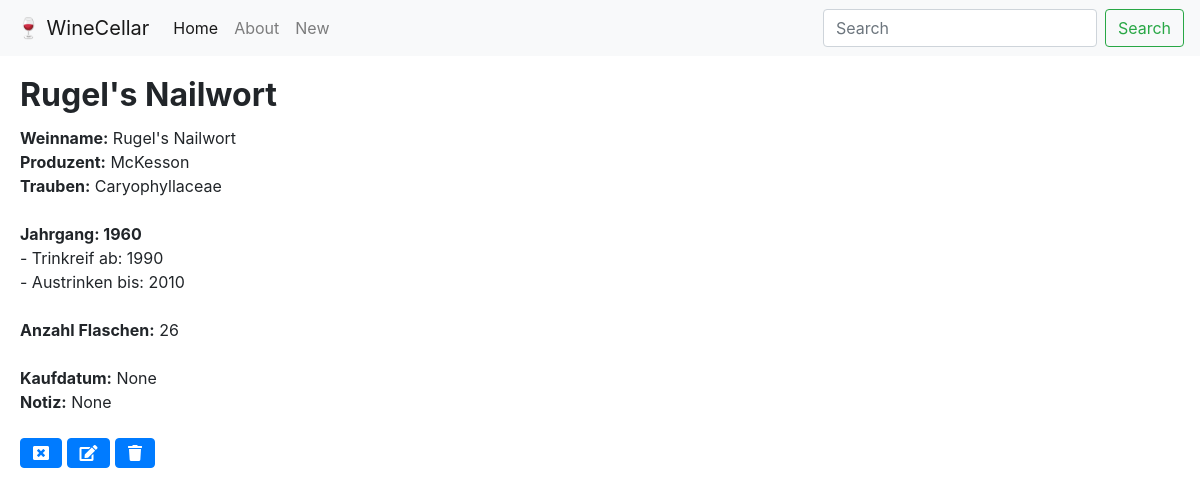
/wine/19, run on an earlier commit of the app's database.
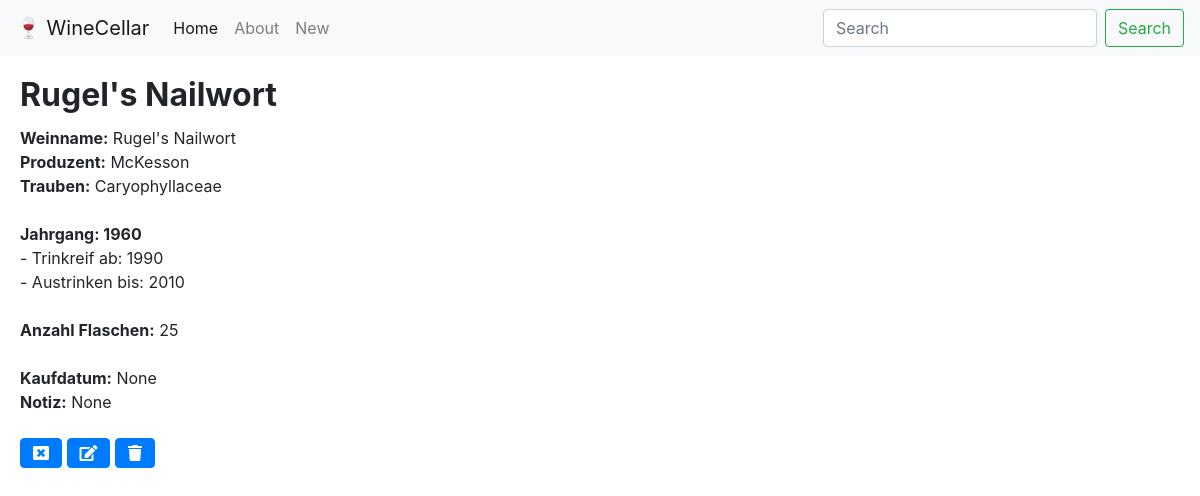
And on a later commit of the database.
### wine/models.py (models this page shows)
class Wine(models.Model):
    winename = models.CharField(max_length=200)
    producer = models.CharField(max_length=200)
    grapes = models.CharField(max_length=200)
    year = models.CharField(max_length=200)
    country = models.CharField(max_length=200, null=True,)
    region = models.CharField(max_length=200, null=True,)
    purchase = models.CharField(max_length=200, null=True,)
    notes = models.CharField(max_length=400, null=True,)
    drinkfrom = models.CharField(max_length=200)
    drinkto = models.CharField(max_length=200)
    nmbrbottles = models.IntegerField()
    entrydate = models.DateTimeField('date published', null=True,)
    editdate = models.DateTimeField(null=True,)

### wine/views.py (the view)
# urls.py: path('wine/<int:pk>', WineDetailView.as_view(), name='wine_detail'),
class WineDetailView(DetailView):
    model = Wine

### wine/templates/wine/wine_detail.html (shortened to what this page needs)
{% extends "./base.html" %}
{% block content %}
  <div class="card-body">
      <h2 class="card-title"><b>{{ wine.winename }}</b></h2>
    <div class="card-text">
        <b>Weinname:</b>      {{ wine.winename }}<br>
        <b>Produzent:</b> {{ wine.producer }}<br>
        <b>Trauben:</b> {{ wine.grapes }}<br><br>
        <b>Jahrgang: {{ wine.year }}</b><br>
           - Trinkreif ab: {{ wine.drinkfrom }}<br>
           - Austrinken bis: {{ wine.drinkto }}<br>
        <br>
        <b>Anzahl Flaschen:</b> {{ wine.nmbrbottles }}<br>
      <br>
        <b>Kaufdatum:</b> {{ wine.purchase }}<br>
        <b>Notiz:</b> {{ wine.notes }}
      <br><br>
        <a href="/" class="btn btn-primary"><i class="fas fa-window-close"></i></a>
        <a href="{% url "wine_edit" wine.id %}" class="btn btn-primary"><i class="fas fa-edit"></i></a>
        <a href="{% url "wine_delete" wine.id %}" class="btn btn-primary"><i class="fas fa-trash"></i></a>
  </div>
  </div>
{% endblock %}

What changed in the data, as far as the page shows it:
changed Wine "Rugel's Nailwort": nmbrbottles "26" → "25"
